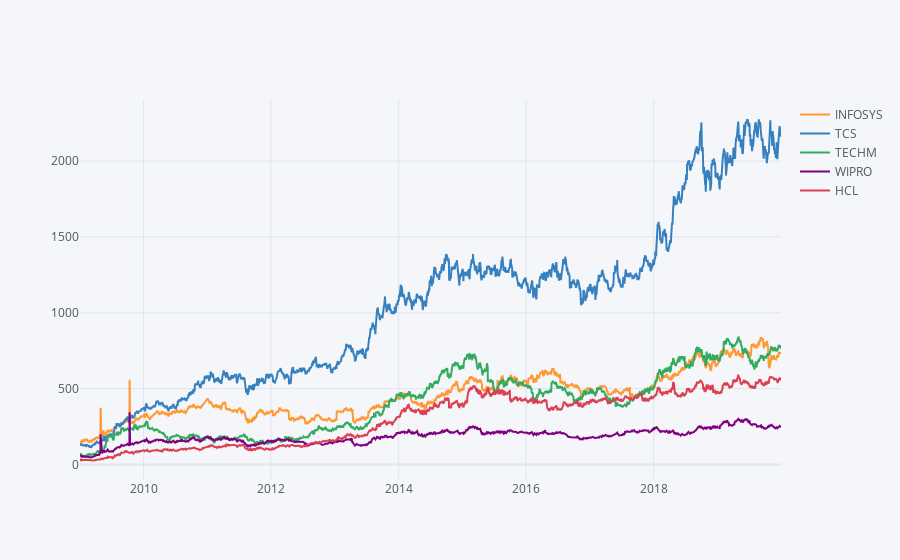

Notebook code cell kept with this figure:
### Code cell
#this is for plotly plots

df1.iplot(kind='line',x='Date',y='Close',categories='CompanyName',mode='lines')

### Figure 1 — Plotly figure (JSON) as saved in the notebook; plotly's stock layout.template omitted (floating-point values rounded to 4 significant figures; data arrays with more than 128 entries replaced by an {"elided": "..."} marker saying what was removed)
{"data": [{"marker": {"color": "rgba(255, 153, 51, 1.0)", "line": {"width": 1.3}, "opacity": 0.8, "size": 12, "symbol": "circle"}, "mode": "lines", "name": "INFOSYS", "textfont": {"color": "#4D5663"}, "type": "scatter", "x": {"elided": "2699 str values"}, "y": {"elided": "2699 float values"}}, {"marker": {"color": "rgba(55, 128, 191, 1.0)", "line": {"width": 1.3}, "opacity": 0.8, "size": 12, "symbol": "circle"}, "mode": "lines", "name": "TCS", "textfont": {"color": "#4D5663"}, "type": "scatter", "x": {"elided": "2699 str values"}, "y": {"elided": "2699 float values"}}, {"marker": {"color": "rgba(50, 171, 96, 1.0)", "line": {"width": 1.3}, "opacity": 0.8, "size": 12, "symbol": "circle"}, "mode": "lines", "name": "TECHM", "textfont": {"color": "#4D5663"}, "type": "scatter", "x": {"elided": "2699 str values"}, "y": {"elided": "2699 float values"}}, {"marker": {"color": "rgba(128, 0, 128, 1.0)", "line": {"width": 1.3}, "opacity": 0.8, "size": 12, "symbol": "circle"}, "mode": "lines", "name": "WIPRO", "textfont": {"color": "#4D5663"}, "type": "scatter", "x": {"elided": "2699 str values"}, "y": {"elided": "2699 float values"}}, {"marker": {"color": "rgba(219, 64, 82, 1.0)", "line": {"width": 1.3}, "opacity": 0.8, "size": 12, "symbol": "circle"}, "mode": "lines", "name": "HCL", "textfont": {"color": "#4D5663"}, "type": "scatter", "x": {"elided": "2699 str values"}, "y": {"elided": "2699 float values"}}], "layout": {"legend": {"bgcolor": "#F5F6F9", "font": {"color": "#4D5663"}}, "paper_bgcolor": "#F5F6F9", "plot_bgcolor": "#F5F6F9", "title": {"font": {"color": "#4D5663"}}, "xaxis": {"gridcolor": "#E1E5ED", "showgrid": true, "tickfont": {"color": "#4D5663"}, "title": {"font": {"color": "#4D5663"}, "text": ""}, "zerolinecolor": "#E1E5ED"}, "yaxis": {"gridcolor": "#E1E5ED", "showgrid": true, "tickfont": {"color": "#4D5663"}, "title": {"font": {"color": "#4D5663"}, "text": ""}, "zerolinecolor": "#E1E5ED"}}}
